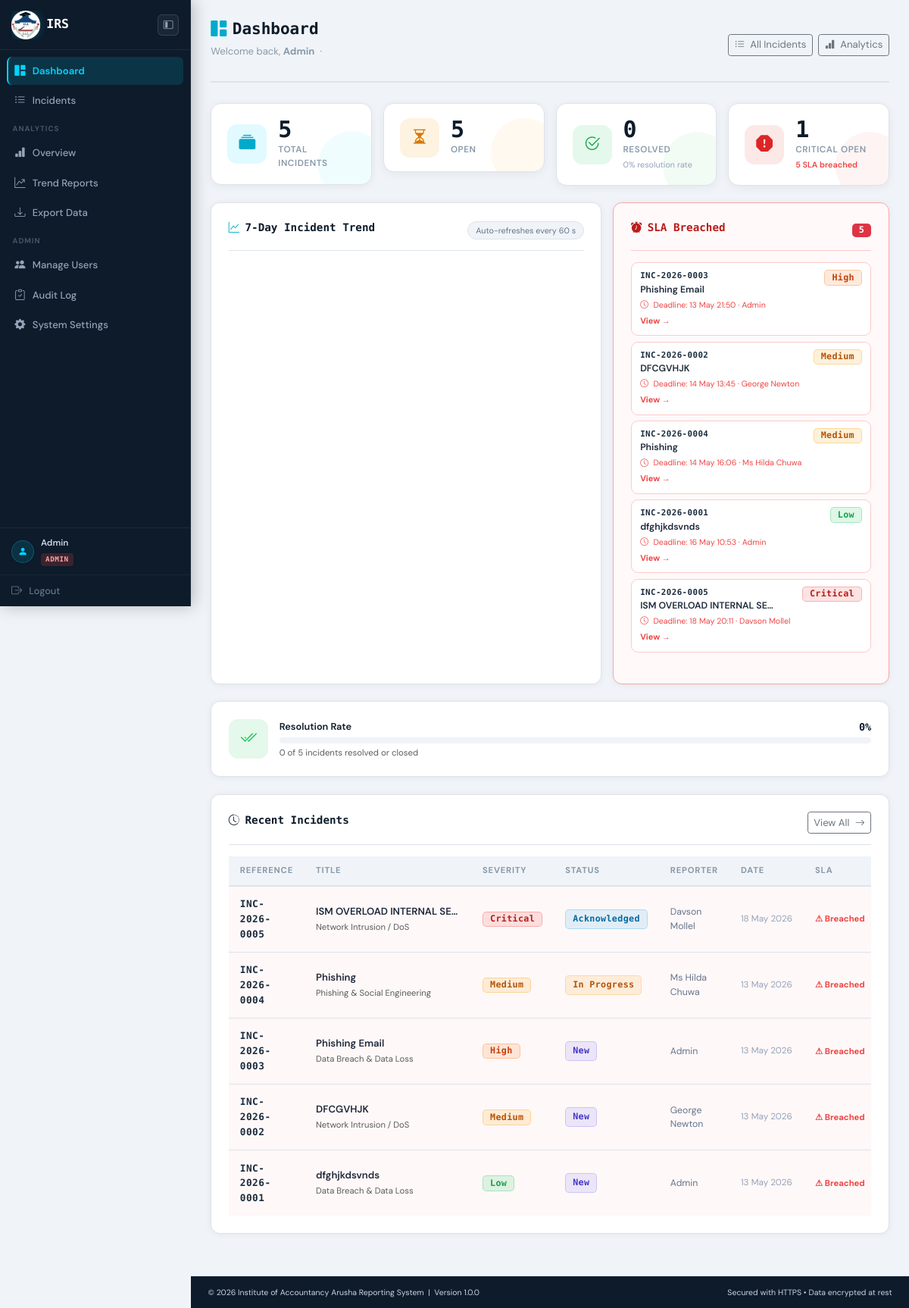
The app's page /public/dashboard.php (signed in) with its own data.
### tables this page shows
CREATE TABLE `incidents` (
  `id` int(10) UNSIGNED NOT NULL,
  `reference` varchar(20) NOT NULL,
  `reporter_id` int(10) UNSIGNED NOT NULL,
  `category_id` int(10) UNSIGNED NOT NULL,
  `severity` enum('Low','Medium','High','Critical') NOT NULL,
  `status` enum('New','Acknowledged','In Progress','Resolved','Closed') NOT NULL DEFAULT 'New',
  `title` varchar(255) NOT NULL,
  `description` text NOT NULL,
  `affected_system` varchar(200) DEFAULT NULL,
  `is_ongoing` tinyint(1) NOT NULL DEFAULT 0,
  `incident_time` datetime NOT NULL,
  `assigned_to` int(10) UNSIGNED DEFAULT NULL,
  `sla_deadline` datetime DEFAULT NULL,
  `resolved_at` datetime DEFAULT NULL,
  `closed_at` datetime DEFAULT NULL,
  `created_at` datetime NOT NULL DEFAULT current_timestamp(),
  `updated_at` datetime NOT NULL DEFAULT current_timestamp() ON UPDATE current_timestamp()
);

CREATE TABLE `users` (
  `id` int(10) UNSIGNED NOT NULL,
  `full_name` varchar(150) NOT NULL,
  `email` varchar(200) NOT NULL,
  `password` varchar(255) NOT NULL,
  `role` enum('reporter','officer','admin') NOT NULL DEFAULT 'reporter',
  `department` varchar(150) DEFAULT NULL,
  `phone` varchar(20) DEFAULT NULL,
  `is_active` tinyint(1) NOT NULL DEFAULT 1,
  `created_at` datetime NOT NULL DEFAULT current_timestamp(),
  `updated_at` datetime NOT NULL DEFAULT current_timestamp() ON UPDATE current_timestamp()
);

CREATE TABLE `categories` (
  `id` int(10) UNSIGNED NOT NULL,
  `name` varchar(100) NOT NULL,
  `description` text DEFAULT NULL,
  `is_active` tinyint(1) NOT NULL DEFAULT 1,
  `created_at` datetime NOT NULL DEFAULT current_timestamp()
);

### includes/functions.php (called while the page is built, shortened)
<?php
function is_logged_in(): bool
{
    return isset($_SESSION['user_id']);
}
function current_user(): ?array
{
    return [
        'id'   => $_SESSION['user_id'],
        'name' => $_SESSION['user_name'],
        'role' => $_SESSION['user_role'],
        'email'=> $_SESSION['user_email'],
    ];
}
function e(?string $str): string
{
    return htmlspecialchars((string)$str, ENT_QUOTES | ENT_SUBSTITUTE, 'UTF-8');
}
function severity_class(string $severity): string
{
    return match ($severity) {
        'Low'      => 'badge-low',
        'Medium'   => 'badge-medium',
        'High'     => 'badge-high',
        'Critical' => 'badge-critical',
        default    => 'badge-low',
    };
}
function status_class(string $status): string
{
    return match ($status) {
        'New'         => 'status-new',
        'Acknowledged'=> 'status-ack',
        'In Progress' => 'status-progress',
        'Resolved'    => 'status-resolved',
        'Closed'      => 'status-closed',
        default       => 'status-new',
    };
}

### public/dashboard.php (the view, shortened to what this page needs)
<?php
require_once __DIR__ . '/../includes/functions.php';
$user = current_user();
$pdo  = db();
$uid  = (int) $user['id'];
$role = $user['role'];
if ($role === 'reporter') {
    $s = $pdo->prepare("
        SELECT
            COUNT(*)                                                                AS total,
            SUM(CASE WHEN status NOT IN ('Resolved','Closed') THEN 1 ELSE 0 END)   AS open,
            SUM(CASE WHEN status IN     ('Resolved','Closed') THEN 1 ELSE 0 END)   AS resolved,
            SUM(CASE WHEN severity='Critical'
                      AND status NOT IN ('Resolved','Closed') THEN 1 ELSE 0 END)   AS critical,
            SUM(CASE WHEN sla_deadline < NOW()
                      AND status NOT IN ('Resolved','Closed') THEN 1 ELSE 0 END)   AS sla_breached
        FROM incidents WHERE reporter_id = ?
    ");
    $s->execute([$uid]);
} else {
    $s = $pdo->query("
        SELECT
            COUNT(*)                                                                AS total,
            SUM(CASE WHEN status NOT IN ('Resolved','Closed') THEN 1 ELSE 0 END)   AS open,
            SUM(CASE WHEN status IN     ('Resolved','Closed') THEN 1 ELSE 0 END)   AS resolved,
            SUM(CASE WHEN severity='Critical'
                      AND status NOT IN ('Resolved','Closed') THEN 1 ELSE 0 END)   AS critical,
            SUM(CASE WHEN sla_deadline < NOW()
                      AND status NOT IN ('Resolved','Closed') THEN 1 ELSE 0 END)   AS sla_breached
        FROM incidents
    ");
}
$raw   = $s->fetch(PDO::FETCH_ASSOC);
$stats = [
    'total'        => (int)($raw['total']        ?? 0),
    'open'         => (int)($raw['open']         ?? 0),
    'resolved'     => (int)($raw['resolved']     ?? 0),
    'critical'     => (int)($raw['critical']     ?? 0),
    'sla_breached' => (int)($raw['sla_breached'] ?? 0),
];
$resolvedPct = $stats['total'] > 0
    ? round(($stats['resolved'] / $stats['total']) * 100)
    : 0;
$slaBreaches = [];
if ($role !== 'reporter' && $stats['sla_breached'] > 0) {
    $slaBreaches = $pdo->query("
        SELECT i.reference, i.title, i.severity, i.sla_deadline,
               u.full_name AS reporter_name
        FROM   incidents i
        JOIN   users u ON u.id = i.reporter_id
        WHERE  i.sla_deadline < NOW()
          AND  i.status NOT IN ('Resolved','Closed')
        ORDER  BY i.sla_deadline ASC LIMIT 5
    ")->fetchAll(PDO::FETCH_ASSOC);
}
if ($role === 'reporter') {
    $rStmt = $pdo->prepare("
        SELECT i.*, c.name AS category_name
        FROM   incidents i JOIN categories c ON c.id = i.category_id
        WHERE  i.reporter_id = ?
        ORDER  BY i.created_at DESC LIMIT 8
    ");
    $rStmt->execute([$uid]);
} else {
    $rStmt = $pdo->query("
        SELECT i.*, c.name AS category_name, u.full_name AS reporter_name
        FROM   incidents i
        JOIN   categories c ON c.id  = i.category_id
        JOIN   users u       ON u.id = i.reporter_id
        ORDER  BY i.created_at DESC LIMIT 8
    ");
}
$incidents = $rStmt->fetchAll(PDO::FETCH_ASSOC);
include __DIR__ . '/../includes/header.php';
?>
<div class="page-header">
    <div>
        <h1 class="page-title">
            <i class="bi bi-grid-1x2-fill me-2 text-cyan"></i>Dashboard
        </h1>
        <p class="page-subtitle">
            Welcome back, <strong><?= e($user['name']) ?></strong>
            &nbsp;&middot;&nbsp;
        </p>
    </div>
    <div class="d-flex gap-2 flex-wrap">
        <?php if ($role === 'reporter'): ?>
        <a href="<?= APP_URL ?>/public/incidents/report.php"
           class="btn btn-dark btn-cirms btn-primary-cirms">
            <i class="bi bi-plus-circle me-1"></i> Report Incident
        </a>
        <?php else: ?>
        <a href="<?= APP_URL ?>/public/incidents/list.php"
           class="btn btn-outline-secondary btn-sm">
            <i class="bi bi-list-ul me-1"></i> All Incidents
        </a>
        <?php if ($role === 'admin'): ?>
        <a href="<?= APP_URL ?>/public/analytics/overview.php"
           class="btn btn-outline-secondary btn-sm">
            <i class="bi bi-bar-chart-fill me-1"></i> Analytics
        </a>
        <?php endif; ?>
        <?php endif; ?>
    </div>
</div>
<div class="row g-3 mb-4">
    <div class="col-6 col-xl-3">
        <div class="kpi-card kpi-cyan" style="animation-delay:0s">
            <div class="kpi-icon-wrap"><i class="bi bi-collection-fill"></i></div>
            <div class="kpi-body">
                <div class="kpi-value" id="kpi-total"><?= $stats['total'] ?></div>
                <div class="kpi-label">Total Incidents</div>
            </div>
            <div class="kpi-glow"></div>
        </div>
    </div>
    <div class="col-6 col-xl-3">
        <div class="kpi-card kpi-amber" style="animation-delay:.08s">
            <div class="kpi-icon-wrap"><i class="bi bi-hourglass-split"></i></div>
            <div class="kpi-body">
                <div class="kpi-value" id="kpi-open"><?= $stats['open'] ?></div>
                <div class="kpi-label">Open</div>
            </div>
            <div class="kpi-glow"></div>
        </div>
    </div>
    <div class="col-6 col-xl-3">
        <div class="kpi-card kpi-green" style="animation-delay:.16s">
            <div class="kpi-icon-wrap"><i class="bi bi-check2-circle"></i></div>
            <div class="kpi-body">
                <div class="kpi-value" id="kpi-resolved"><?= $stats['resolved'] ?></div>
                <div class="kpi-label">Resolved</div>
                <div class="kpi-sub"><?= $resolvedPct ?>% resolution rate</div>
            </div>
            <div class="kpi-glow"></div>
        </div>
    </div>
    <div class="col-6 col-xl-3">
        <div class="kpi-card <?= $stats['critical'] > 0 ? 'kpi-red kpi-pulse' : 'kpi-red' ?>"
             style="animation-delay:.24s">
            <div class="kpi-icon-wrap"><i class="bi bi-exclamation-octagon-fill"></i></div>
            <div class="kpi-body">
                <div class="kpi-value" id="kpi-critical"><?= $stats['critical'] ?></div>
                <div class="kpi-label">Critical Open</div>
                <?php if ($stats['sla_breached'] > 0): ?>
                <div class="kpi-sub kpi-sub-danger"><?= $stats['sla_breached'] ?> SLA breached</div>
                <?php endif; ?>
            </div>
            <div class="kpi-glow"></div>
        </div>
    </div>
</div>
<div class="row g-3 mb-4">
    <div class="<?= $slaBreaches ? 'col-lg-7' : 'col-12' ?>">
        <div class="cirms-card h-100">
            <div class="cirms-card-header">
                <h2 class="cirms-card-title">
                    <i class="bi bi-graph-up me-2 text-cyan"></i>7-Day Incident Trend
                </h2>
                <span class="badge-pill-muted">Auto-refreshes every 60 s</span>
            </div>
            <div id="dash-chart" style="min-height:200px;"></div>
        </div>
    </div>
    <?php if ($slaBreaches): ?>
    <div class="col-lg-5">
        <div class="cirms-card h-100 sla-alert-card">
            <div class="cirms-card-header" style="border-color:#fecaca;">
                <h2 class="cirms-card-title sla-alert-title">
                    <i class="bi bi-alarm-fill me-2"></i>SLA Breached
                </h2>
                <span class="badge bg-danger"><?= $stats['sla_breached'] ?></span>
            </div>
            <div class="d-flex flex-column gap-2">
            <?php foreach ($slaBreaches as $b): ?>
                <div class="sla-breach-row">
                    <div class="d-flex justify-content-between align-items-start gap-2">
                        <div style="min-width:0;">
                            <div class="ref-number" style="font-size:.72rem;"><?= e($b['reference']) ?></div>
                            <div class="text-truncate" style="font-size:.82rem;font-weight:600;max-width:180px;"
                                 title="<?= e($b['title']) ?>"><?= e($b['title']) ?></div>
                        </div>
                        <span class="badge <?= severity_class($b['severity']) ?> flex-shrink-0">
                            <?= e($b['severity']) ?>
                        </span>
                    </div>
                    <div style="font-size:.71rem;color:#ef4444;margin-top:.25rem;">
                        <i class="bi bi-clock me-1"></i>
                        Deadline: <?= date('d M H:i', strtotime($b['sla_deadline'])) ?>
                        &middot; <?= e($b['reporter_name']) ?>
                    </div>
                    <a href="<?= APP_URL ?>/public/incidents/view.php?ref=<?= e($b['reference']) ?>"
                       class="sla-view-link">View &rarr;</a>
                </div>
            <?php endforeach; ?>
            </div>
        </div>
    </div>
    <?php endif; ?>
</div>
<div class="cirms-card mb-4">
    <div class="d-flex align-items-center gap-3 flex-wrap">
        <div class="stat-icon green flex-shrink-0">
            <i class="bi bi-check2-all"></i>
        </div>
        <div class="flex-grow-1" style="min-width:180px;">
            <div class="d-flex justify-content-between align-items-center mb-1">
                <span style="font-size:.85rem;font-weight:600;color:var(--navy);">
                    Resolution Rate
                </span>
                <strong style="font-family:'Space Mono',monospace;font-size:.9rem;color:var(--navy);">
                    <?= $resolvedPct ?>%
                </strong>
            </div>
            <div style="height:8px;background:var(--bg);border-radius:99px;overflow:hidden;">
            </div>
            <div class="text-muted mt-1" style="font-size:.76rem;">
                <?= $stats['resolved'] ?> of <?= $stats['total'] ?> incidents resolved or closed
            </div>
        </div>
    </div>
</div>
<div class="cirms-card">
    <div class="cirms-card-header">
        <h2 class="cirms-card-title">
            <i class="bi bi-clock-history me-2"></i>Recent Incidents
        </h2>
        <a href="<?= APP_URL ?>/public/incidents/<?= $role === 'reporter' ? 'my-reports' : 'list' ?>.php"
           class="btn btn-outline-secondary btn-sm">
            View All <i class="bi bi-arrow-right ms-1"></i>
        </a>
    </div>
    <?php if (empty($incidents)): ?>
    <div class="empty-state">
        <i class="bi bi-inbox"></i>
        <h5>No incidents yet</h5>
        <?php if ($role === 'reporter'): ?>
        <p>Submit your first incident report to get started.</p>
        <a href="<?= APP_URL ?>/public/incidents/report.php"
           class="btn btn-dark btn-sm">
            <i class="bi bi-plus-circle me-1"></i> Report Incident
        </a>
        <?php else: ?>
        <p>No incidents have been submitted yet.</p>
        <?php endif; ?>
    </div>
    <?php else: ?>
    <div class="table-responsive">
        <table class="cirms-table">
            <thead>
                <tr>
                    <th>Reference</th>
                    <th>Title</th>
                    <th>Severity</th>
                    <th>Status</th>
                    <?php if ($role !== 'reporter'): ?><th>Reporter</th><?php endif; ?>
                    <th>Date</th>
                    <th>SLA</th>
                </tr>
            </thead>
            <tbody>
            <?php foreach ($incidents as $inc):
                $isClosed = in_array($inc['status'], ['Resolved','Closed'], true);
                $dl       = $inc['sla_deadline'] ? strtotime($inc['sla_deadline']) : 0;
                $now      = time();
                $breached = !$isClosed && $dl && $dl < $now;
                $warning  = !$isClosed && $dl && ($dl - $now) < 3600 && !$breached;
            ?>
            <tr class="<?= $breached ? 'row-sla-breach' : '' ?>">
                <td>
                    <span class="ref-number"><?= e($inc['reference']) ?></span>
                </td>
                <td style="max-width:220px;">
                    <span class="d-block text-truncate fw-semibold"
                          style="font-size:.875rem;"
                          title="<?= e($inc['title']) ?>">
                        <?= e($inc['title']) ?>
                    </span>
                    <span class="text-muted" style="font-size:.75rem;"><?= e($inc['category_name']) ?></span>
                </td>
                <td>
                    <span class="badge <?= severity_class($inc['severity']) ?>">
                        <?= e($inc['severity']) ?>
                    </span>
                </td>
                <td>
                    <span class="status-badge <?= status_class($inc['status']) ?>">
                        <?= e($inc['status']) ?>
                    </span>
                </td>
                <?php if ($role !== 'reporter'): ?>
                <td style="font-size:.82rem;color:#64748b;">
                    <?= e($inc['reporter_name'] ?? '—') ?>
                </td>
                <?php endif; ?>
                <td style="font-size:.78rem;color:#94a3b8;white-space:nowrap;">
                    <?= date('d M Y', strtotime($inc['created_at'])) ?>
                </td>
                <td style="font-size:.75rem;font-weight:700;white-space:nowrap;">
                    <?php if ($isClosed): ?>
                        <span style="color:#16a34a;">✓ Met</span>
                    <?php elseif ($breached): ?>
                        <span style="color:#ef4444;">⚠ Breached</span>
                    <?php elseif ($warning): ?>
                        <span style="color:#f59e0b;">⚡ &lt;1h</span>
                    <?php else: ?>
                        <span style="color:#94a3b8;">OK</span>
                    <?php endif; ?>
                </td>
            </tr>
            <?php endforeach; ?>
            </tbody>
        </table>
    </div>
    <?php endif; ?>
</div>
<?php include __DIR__ . '/../includes/footer.php'; ?>

### records on screen
incidents: reference "INC-2026-0003", title "Phishing Email", severity "High", sla_deadline "13 May 21:50", reporter.full_name "Admin", category.name "Data Breach & Data Loss", status "New", created_at "13 May 2026", shows "⚠ Breached"
incidents: reference "INC-2026-0002", title "DFCGVHJK", severity "Medium", sla_deadline "14 May 13:45", reporter.full_name "George Newton", category.name "Network Intrusion / DoS", status "New", created_at "13 May 2026", shows "⚠ Breached"
incidents: reference "INC-2026-0004", title "Phishing", severity "Medium", sla_deadline "14 May 16:06", reporter.full_name "Ms Hilda Chuwa", category.name "Phishing & Social Engineering", status "In Progress", created_at "13 May 2026", shows "⚠ Breached"
incidents: reference "INC-2026-0001", title "dfghjkdsvnds", severity "Low", sla_deadline "16 May 10:53", reporter.full_name "Admin", category.name "Data Breach & Data Loss", status "New", created_at "13 May 2026", shows "⚠ Breached"
incidents: reference "INC-2026-0005", title "ISM OVERLOAD INTERNAL SE…", severity "Critical", sla_deadline "18 May 20:11", reporter.full_name "Davson Mollel", category.name "Network Intrusion / DoS", status "Acknowledged", created_at "18 May 2026", shows "⚠ Breached"

### other values on screen
$user['name'] "Admin"
$role "ADMIN"
$stats['total'] "5"
$stats['open'] "5"
$stats['resolved'] "0"
$resolvedPct "0"
$stats['critical'] "1"
$stats['sla_breached'] "5"
APP_FULL_NAME "Institute of Accountancy Arusha Reporting System"
APP_VERSION "1.0.0"
